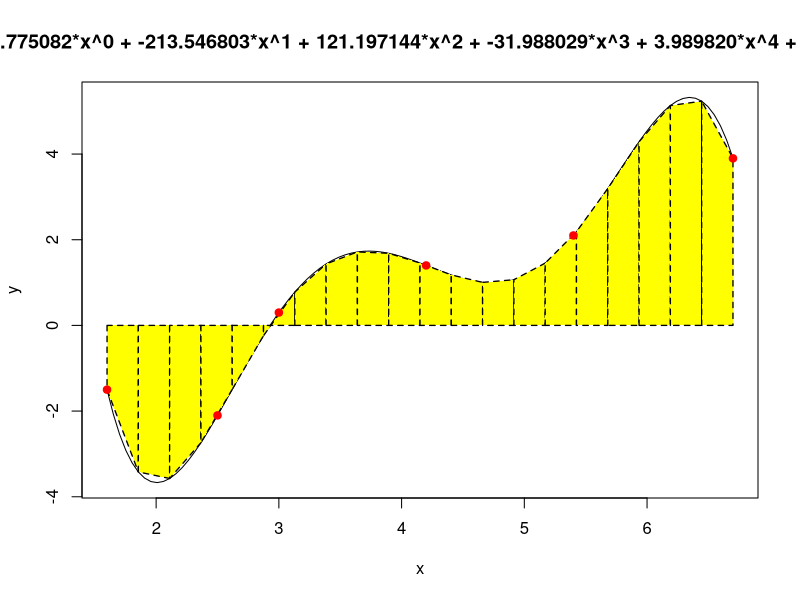

This chart was generated by the following R code:
######################################################################
#Script automatico gerado por ‘trapezium’, software de interpolação #
#e integracao numérica                                              #
######################################################################

#
#Parametros. Devem ser preenchidos pelo software
#

#Nome da figura
nome <- 'saida.png'

#Dados tabelados
x.tab <- c(1.600000,2.500000,3.000000,4.200000,5.400000,6.700000);
y.tab <- c(-1.500000,-2.100000,0.300000,1.400000,2.100000,3.900000);

#Pontos interpolados, calculados pelo 'trapezium'
x.int <- c(2.000000,3.500000,4.000000);
y.int <- c(1809.468701,44609.719190,92650.280493);

# Coeficientes do polinomio interpolador
coef <- c(136.775082,-213.546803,121.197144,-31.988029,3.989820,-0.189743);

# Numero de pontos da tabela
n.tab <- 6;

# Numero de pontos a interpolar
n.int <- 3;

# Numero de trapezios
n.tpz <- 20

# Titulo
titulo <- 'P(x) = 136.775082*x^0 + -213.546803*x^1 + 121.197144*x^2 + -31.988029*x^3 + 3.989820*x^4 + -0.189743*x^5'

#
# Esta parte do script deve funcionar desde que os parametros
# acima estejam devidamente preenchidos. E' a parte estatica
# do script. Copiar exatamente desta forma no arquivo de saida.
#

#calcula o valor interpolado para o ponto x
polinomio <- function(x, coef, n){
	resultado <- 0;
	for(i in 1:n){
		resultado <- resultado + coef[i] * (x^(i - 1));
	}
	return(resultado);
}

#
#Aqui começam os comandos para plotar os resultados
#

# Cria o arquivo .png
png(nome);

# Gerando figura com 100 pontos
gap <- (max(x.tab) - min(x.tab)) / 100;
x <- seq(min(x.tab),max(x.tab),gap);
y <- polinomio(x, coef, n.tab);
plot(x,y,type='l', main = titulo);

#Plota os trapezios
h <- (max(x.tab) - min(x.tab)) / n.tpz;
xp <- seq(min(x.tab), max(x.tab), h);
yp <- polinomio(xp, coef, n.tab);
for(i in 1:(n.tpz)){
	polygon(c(xp[i], xp[i], xp[i+1], xp[i+1], xp[i]),c(0, yp[i], yp[i+1], 0, 0),col='yellow', border='black', lty=2, lwd=1.3);
}

#Pontos da tabela
for(i in 1:n.tab){
	points(x.tab[i],y.tab[i],col='red',pch=19);
}

# Pontos interpolados
for(i in 1:n.tab){
	points(x.int[i],y.int[i],col='blue',pch=19);
}

# Encerra a criação do arquivo .png
dev.off();